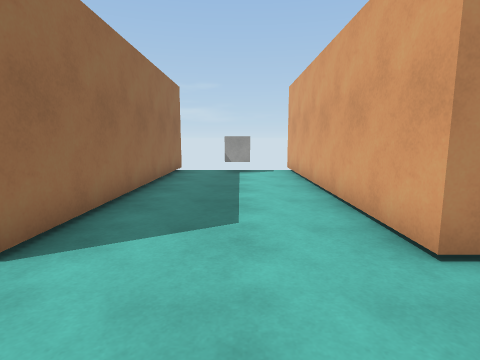
view 1 (above)

18 first-person views from a walk through a scene from a Unity 3-D project. The camera is 1.3 m above the floor, tilts 8° down and sees 80° across. The floor is counted in squares, 1 m on a side. Each view is taken from the middle of a square. On the plan, view 1 faces up. The plan holds only what a view shows up to about 13 squares ahead; the rest is blank. The place goes on beyond the plan. The player is left out. Surface patterns are stand-ins for the level's own textures.

view 2
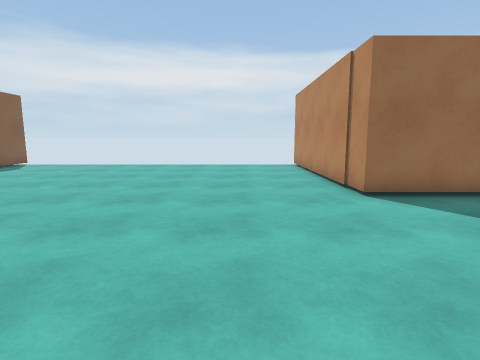

view 3
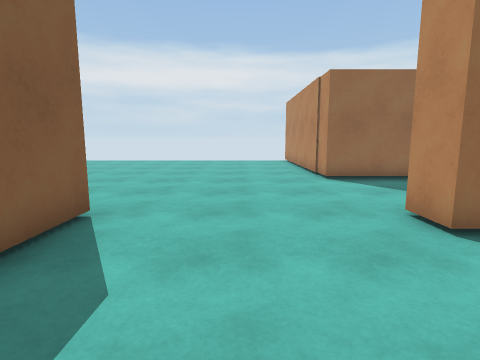

view 4
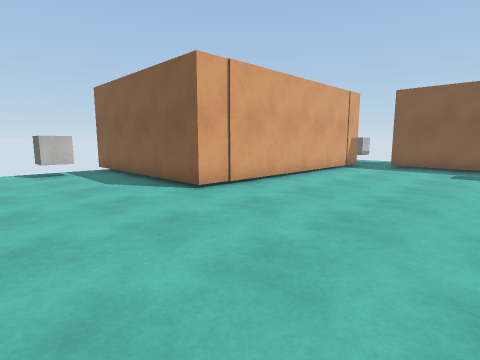

view 5
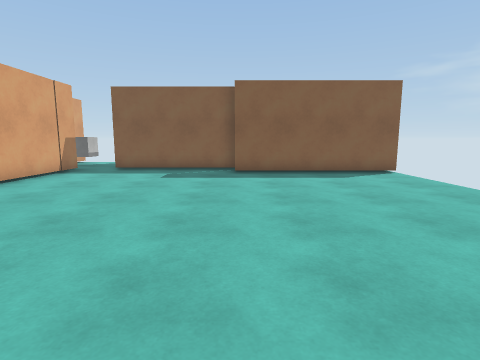

view 6
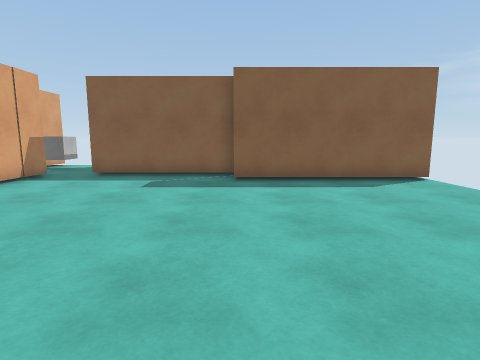

view 7
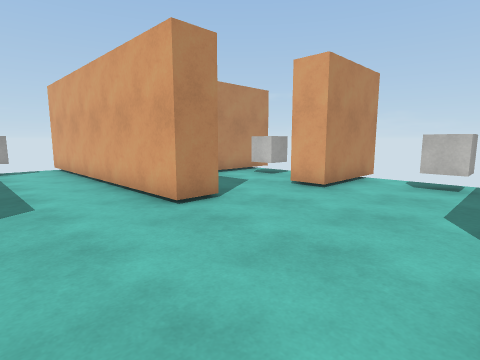

view 8
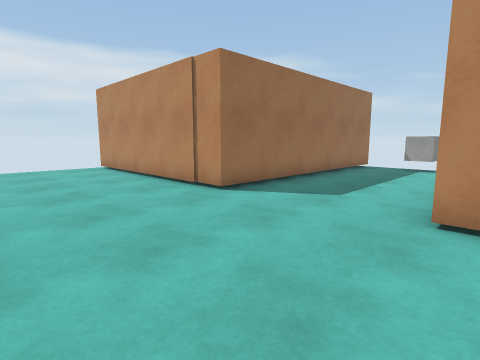

view 9
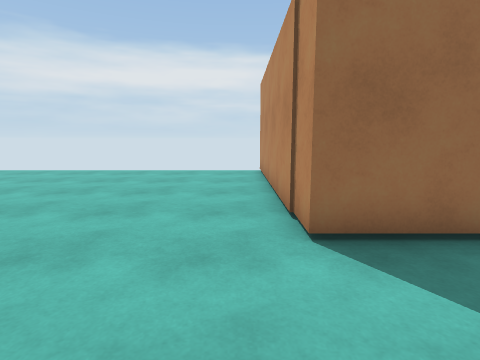

view 10
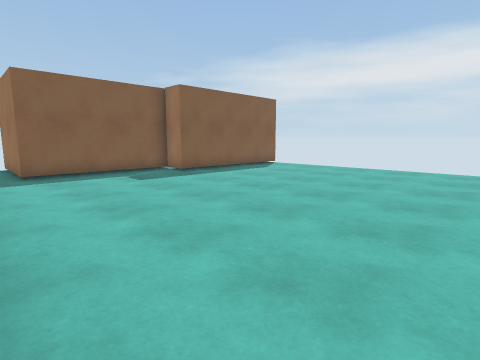

view 11
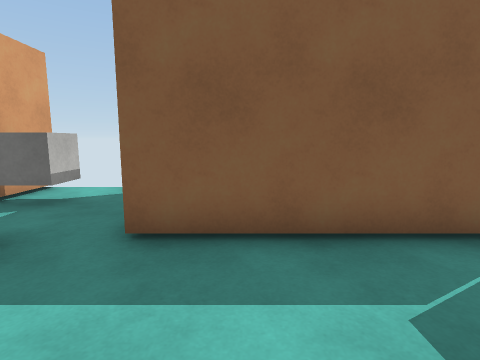

view 12
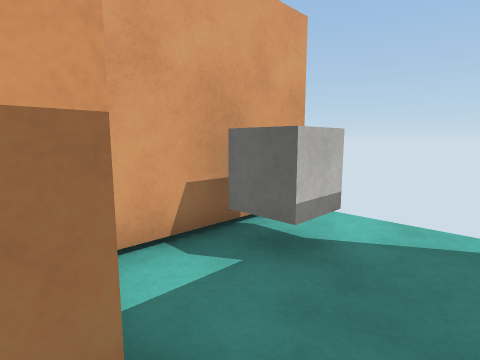

view 13
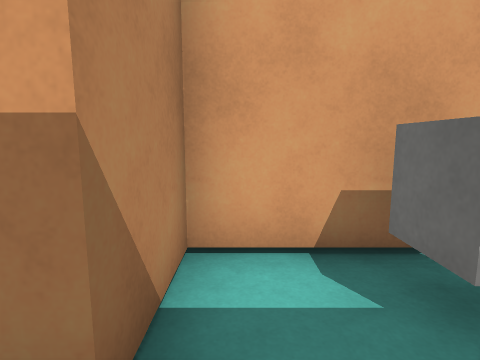

view 14
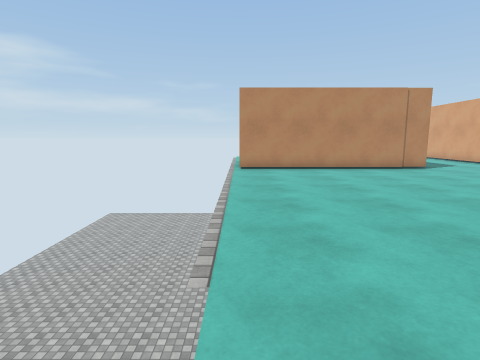

view 15
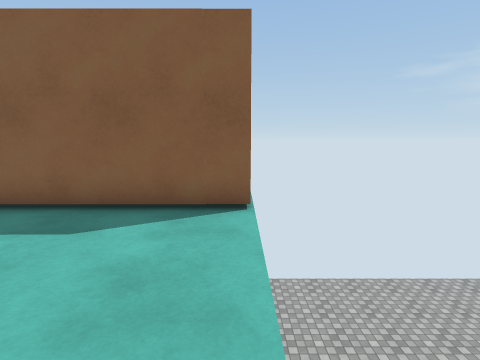

view 16
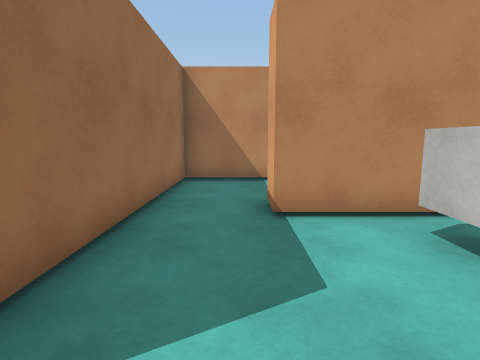

view 17
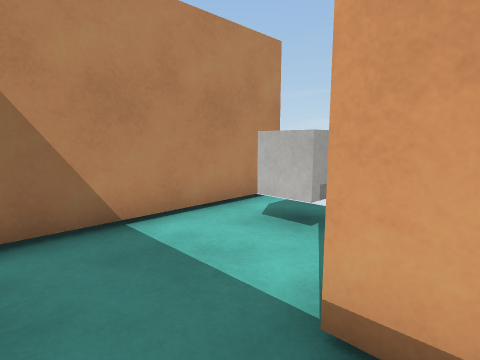

view 18
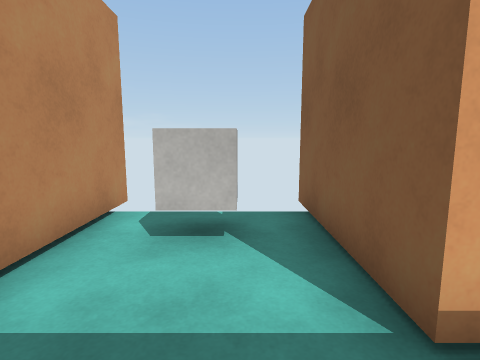

### Floor plan
Key: @ floor where view 1 was taken; # wall or solid block; . floor; v drop or lower ground; C cube; R rock.
Columns run from 12 left of view 1 to 9 right of it. Each row starts with its distance up from view 1.
 13          #    #
 12          #..C.#
 11          #....########
 10          #....##....C
  9          #....##....C
  8          #....##..####
  7          #....##..####
  6          #....##.....
  5          #....##....C
  4          #....##.....
  3  #########....##..#
  2  .................####
  1 v....................
  0 v...........@.......C
 -1 v...................C
 -2 v....................
 -3 v.............########
 -4  .............#
 -5  .............#
 -6  .............#
 -7  .............#
 -8  .............#
 -9  .............#
-10  .............#
-11  #######......#
-12        #......###
-13 v      #####R...#
-14 v          ##...#
-15 v           #..C#
-16 v           #...#
-17 vR          #vvv#

Positions as (right, up) in squares from view 1, and headings:
1: (0, 0), facing up
2: (4, 0), facing left
3: (7, 0), facing left
4: (-4, 2), facing down-right
5: (-5, 0), facing down
6: (-5, -2), facing down
7: (-1, -2), facing up-right
8: (3, -2), facing up-left
9: (1, 2), facing left
10: (2, -1), facing down-left
11: (-1, -9), facing down
12: (1, -12), facing down-right
13: (1, -13), facing right
14: (-11, -10), facing up
15: (-11, -6), facing down
16: (5, 2), facing up
17: (4, 7), facing up-right
18: (4, 9), facing right
